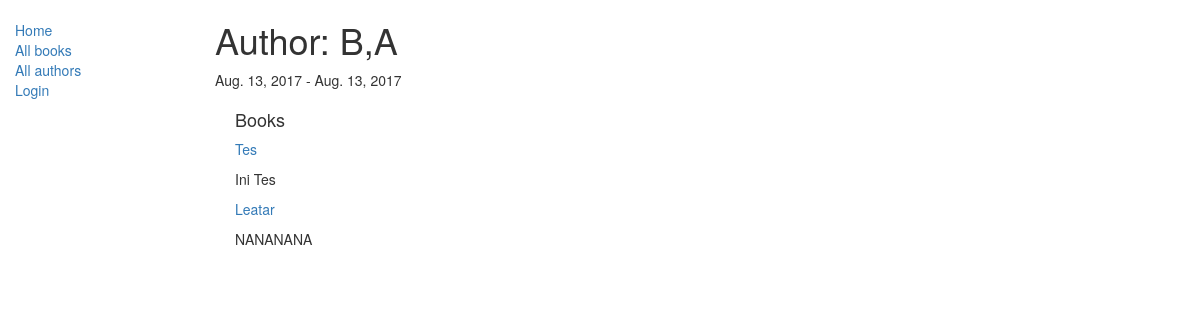
The app's page /catalog/author/1 with its own data.
### catalog/models.py (models this page shows, shortened)
class Author(models.Model):
    first_name = models.CharField(max_length=100)
    last_name = models.CharField(max_length=100)
    date_of_birth = models.DateField('Born', null = True,blank = True)
    date_of_death = models.DateField('Died',null=True,blank = True)

class Book(models.Model):
    title = models.CharField(max_length=200)
    author = models.ForeignKey('Author', on_delete = models.SET_NULL,null = True)
    summary = models.TextField(max_length = 1000,help_text="enter summary")
    isbn = models.CharField('ISBN',max_length=13,help_text="isbn 13 digit")
    genre = models.ManyToManyField(Genre,help_text="select genre")
    def display_genre(self):
        return ','.join([ genre.name for genre in self.genre.all() [:2] ])
    display_genre.short_description = 'Genre'
    def get_absolute_url(self):
        return reverse('book-detail', args = [str(self.id)])

### catalog/views.py (the view)
# urls.py: url(r'^author/(?P<pk>\d+)$', views.AuthorDetailView.as_view(), name='author-detail'),
class AuthorDetailView(generic.DetailView):
    model = Author
    paginate_by = 10

### catalog/templates/catalog/author_detail.html
{% extends "base_generic.html" %}
{% block content %}
    <h1>Author: {{ author.last_name }},{{ author.first_name }}</h1>
    <p>{{ author.date_of_birth }} - {{ author.date_of_death }}</a></p>
    <div style="margin-left:20px;margin-top:20px">
    <h4>Books</h4>
    {% for books in author.book_set.all %}
    <p><a href="{{ books.get_absolute_url }}">{{ books.title }}</a></p>
    <p>{{ books.summary }}</p>
    {% endfor %}
  </div>
{% endblock content %}

### records on screen
Author: last_name "B", first_name "A", date_of_birth "Aug. 13, 2017", date_of_death "Aug. 13, 2017"
Book: title "Tes", summary "Ini Tes"
Book: title "Leatar", summary "NANANANA"
